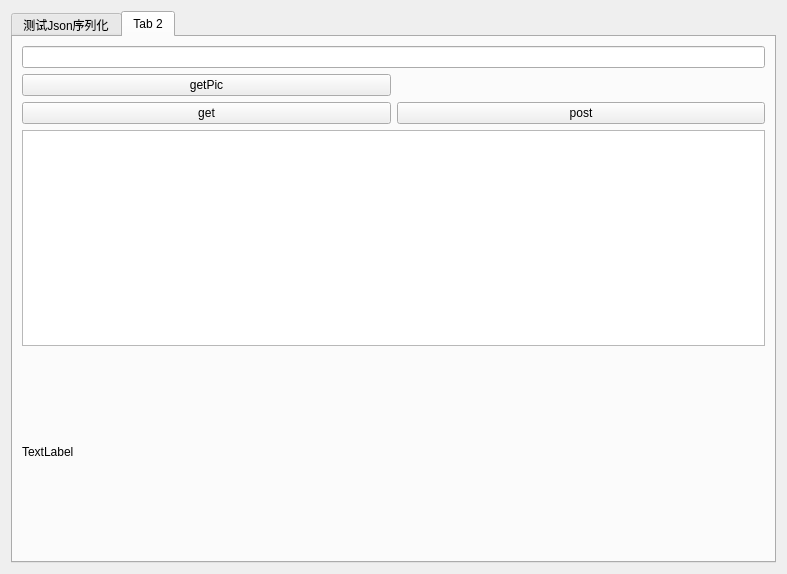
<?xml version="1.0" encoding="UTF-8"?>
<ui version="4.0">
 <class>TestWidget</class>
 <widget class="QWidget" name="TestWidget">
  <property name="geometry">
   <rect>
    <x>0</x>
    <y>0</y>
    <width>787</width>
    <height>574</height>
   </rect>
  </property>
  <property name="windowTitle">
   <string>Form</string>
  </property>
  <layout class="QGridLayout" name="gridLayout">
   <item row="0" column="0">
    <widget class="QTabWidget" name="tabWidget">
     <property name="currentIndex">
      <number>1</number>
     </property>
     <widget class="QWidget" name="widget">
      <attribute name="title">
       <string>测试Json序列化</string>
      </attribute>
      <layout class="QGridLayout" name="gridLayout_2">
       <item row="0" column="0">
        <widget class="QPushButton" name="pushButton">
         <property name="text">
          <string>序列化</string>
         </property>
        </widget>
       </item>
       <item row="0" column="1">
        <widget class="QPushButton" name="pushButton_2">
         <property name="text">
          <string>反序列化</string>
         </property>
        </widget>
       </item>
      </layout>
     </widget>
     <widget class="QWidget" name="tab_2">
      <attribute name="title">
       <string>Tab 2</string>
      </attribute>
      <layout class="QGridLayout" name="gridLayout_3">
       <item row="2" column="1">
        <widget class="QPushButton" name="pushButtonPost">
         <property name="text">
          <string>post</string>
         </property>
        </widget>
       </item>
       <item row="2" column="0">
        <widget class="QPushButton" name="pushButtonGet">
         <property name="text">
          <string>get</string>
         </property>
        </widget>
       </item>
       <item row="3" column="0" colspan="2">
        <widget class="QTextEdit" name="textEdit"/>
       </item>
       <item row="4" column="0">
        <widget class="QLabel" name="labelPix">
         <property name="minimumSize">
          <size>
           <width>200</width>
           <height>200</height>
          </size>
         </property>
         <property name="text">
          <string>TextLabel</string>
         </property>
        </widget>
       </item>
       <item row="0" column="0" colspan="2">
        <widget class="QLineEdit" name="lineEdit"/>
       </item>
       <item row="1" column="0">
        <widget class="QPushButton" name="pushButton_3">
         <property name="text">
          <string>getPic</string>
         </property>
        </widget>
       </item>
      </layout>
     </widget>
    </widget>
   </item>
  </layout>
 </widget>
 <resources/>
 <connections/>
</ui>
